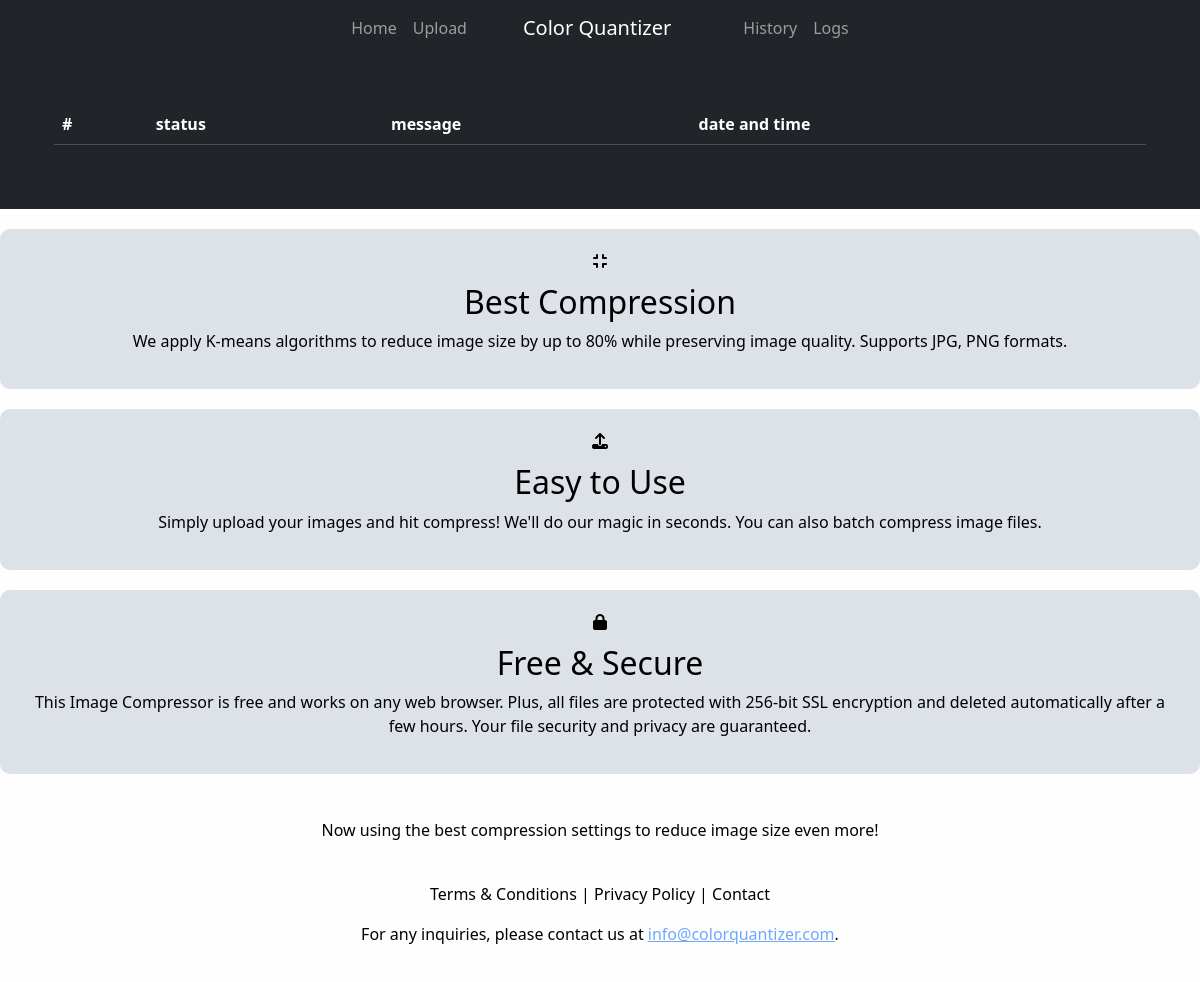
Page /logs on the earlier database version.
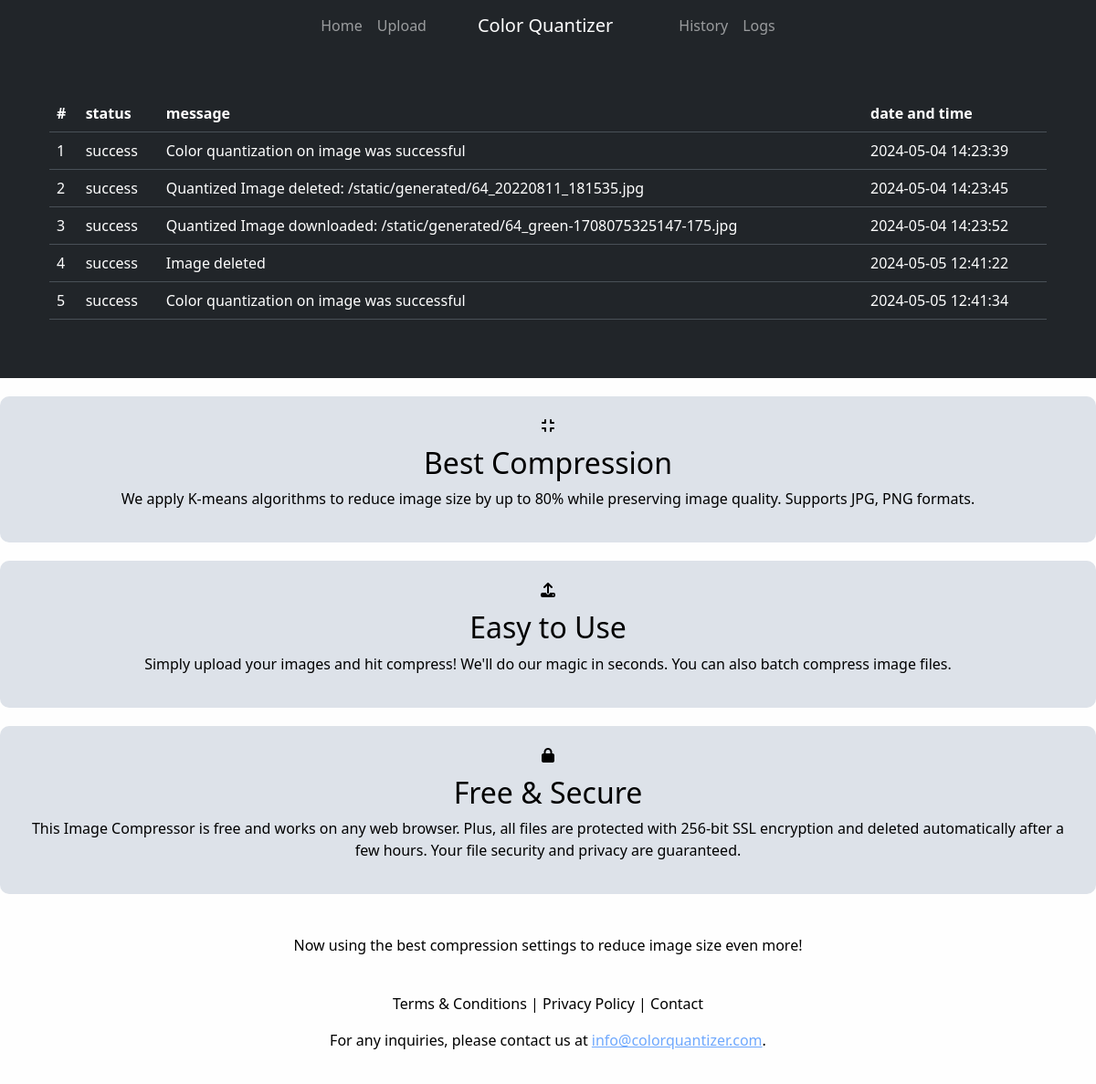
Same page on the later database version.
### database.py (models this page shows)
class Log(Base):
    __tablename__ = 'logs'
    id = Column(Integer, primary_key=True)
    message = Column(String(255))
    status = Column(String(10))
    created_at = Column(DateTime, default=datetime.now)

### main.py (the view)
@app.route('/logs')
def logs():
    db = get_db_session()
    logs = db.query(Log).all()
    return render_template('logs.html', logs=logs)

### database.py (called while the page is built)
def get_db_session():
    engine = create_engine('sqlite:///CQUK.db')
    Session = sessionmaker(bind=engine)
    return Session()

### templates/logs.html (shortened to what this page needs)
{% extends 'layout/base.html' %}
{% block content %}
<main>
    <div class="container my-5">
        <div class="row">
            <div class="col-md-12 mx-auto table-responsive">
                <table class="table">
                    <thead>
                        <tr>
                            <th scope="col">#</th>
                            <th scope="col">status</th>
                            <th scope="col">message</th>
                            <th scope="col">date and time</th>
                        </tr>
                    </thead>
                    <tbody>
                        {% for log in logs %}
                        <tr class="">
                            <td scope="row">{{log.id}}</td>
                            <td>{{log.status}}</td>
                            <td>{{log.message}}</td>
                            <td>{{log.created_at.strftime('%Y-%m-%d %H:%M:%S')}}</td>
                        </tr>
                        {% endfor %}
                    </tbody>
                </table>
            </div>
        </div>
    </div>
</main>
{% endblock %}

### templates/layout/base.html (shortened to what this page needs)
<!DOCTYPE html>
<html lang="en">
<head>
    <link href="https://cdn.jsdelivr.net/npm/bootstrap@5.3.2/dist/css/bootstrap.min.css" rel="stylesheet"
 />
    <link rel="stylesheet" href="https://cdnjs.cloudflare.com/ajax/libs/font-awesome/6.2.0/css/all.min.css"
 />
    <link rel="stylesheet" href="https://cdnjs.cloudflare.com/ajax/libs/lightbox2/2.11.4/css/lightbox.css"
 />
</head>
<body data-bs-theme="dark">
    <header>
        <nav class="navbar navbar-expand navbar-dark bg-dark">
            <ul class="nav navbar-nav mx-auto">
                <li class="nav-item">
                    <a class="nav-link" href="/" aria-current="page">Home</a>
                </li>
                <li class="nav-item">
                    <a class="nav-link" href="/gallery">Upload</a>
                </li>
                <a href="/" class="navbar-brand px-5">Color Quantizer</a>
                <li class="nav-item">
                    <a class="nav-link" href="/quantized/gallery">History</a>
                </li>
                <li class="nav-item">
                    <a class="nav-link" href="/logs">Logs</a>
                </li>
            </ul>
        </nav>
    </header>
    <div class="container">
        {% block content %}
        {% endblock %}
    </div>
    <footer style="color: black;">
        <div class="usp-card">
            <div class="usp-card__icon"><i class="fas fa-compress"></i></div>
            <h2>Best Compression</h2>
            <p>We apply K-means algorithms to reduce image size by up to 80% while preserving image quality.
                Supports JPG, PNG formats.</p>
        </div>
        <div class="usp-card">
            <div class="usp-card__icon"><i class="fas fa-upload"></i></div>
            <h2>Easy to Use</h2>
            <p>Simply upload your images and hit compress! We'll do our magic in seconds. You can also batch
                compress image files.</p>
        </div>
        <div class="usp-card">
            <div class="usp-card__icon"><i class="fas fa-lock"></i></div>
            <h2>Free & Secure</h2>
            <p>This Image Compressor is free and works on any web browser. Plus, all files are protected with
                256-bit SSL encryption and deleted automatically after a few hours. Your file security and
                privacy are guaranteed.</p>
        </div>
        </div> <br data-v-7ed68111>
        <div class="row" data-v-7ed68111>
            <div class="col-md-12" data-v-7ed68111>
                <div class="content-card-html" data-v-7ed68111>
                    <section class="layout__section--elevated content-html__plain">
                        <div class="content-html">
                            <p> Now using the best compression settings to reduce image size even more!<br><br></p>
                            <p>Terms & Conditions | Privacy Policy | Contact</p>
                            <p>For any inquiries, please contact us at <a href="mailto:info@colorquantizer.com">info@colorquantizer.com</a>.</p>
    </footer>
</body>
</html>

### templates/layout/base.html (style rules this page uses)
footer { background-color: #fefefe; color: #000000; text-align: center; padding: 20px 0; }
.usp-card { margin-bottom: 20px; padding: 20px; background-color: #dde2e9; border-radius: 10px; }
.usp-card__icon { margin-bottom: 10px; }

### templates/logs.html (style rules this page uses)
body { background-image: url('https://static.vecteezy.com/system/resources/previews/023/425/793/original/illustration-simple-seamless-letter-y-pattern-with-black-color-in-transparent-background-alphabet-y-pattern-background-texture-free-vector.jpg'); background-repeat: no-repeat; background-size: cover; background-attachment: fixed; position: relative; }

Differences in the rows shown:
added Log: id "1", status "success", message "Color quantization on image was successful", created_at "2024-05-04 14:23:39"
added Log: id "2", status "success", message "Quantized Image deleted: /static/generated/64_20220811_181535.jpg", created_at "2024-05-04 14:23:45"
added Log: id "3", status "success", message "Quantized Image downloaded: /static/generated/64_green-1708075325147-175.jpg", created_at "2024-05-04 14:23:52"
added Log: id "4", status "success", message "Image deleted", created_at "2024-05-05 12:41:22"
added Log: id "5", status "success", message "Color quantization on image was successful", created_at "2024-05-05 12:41:34"
